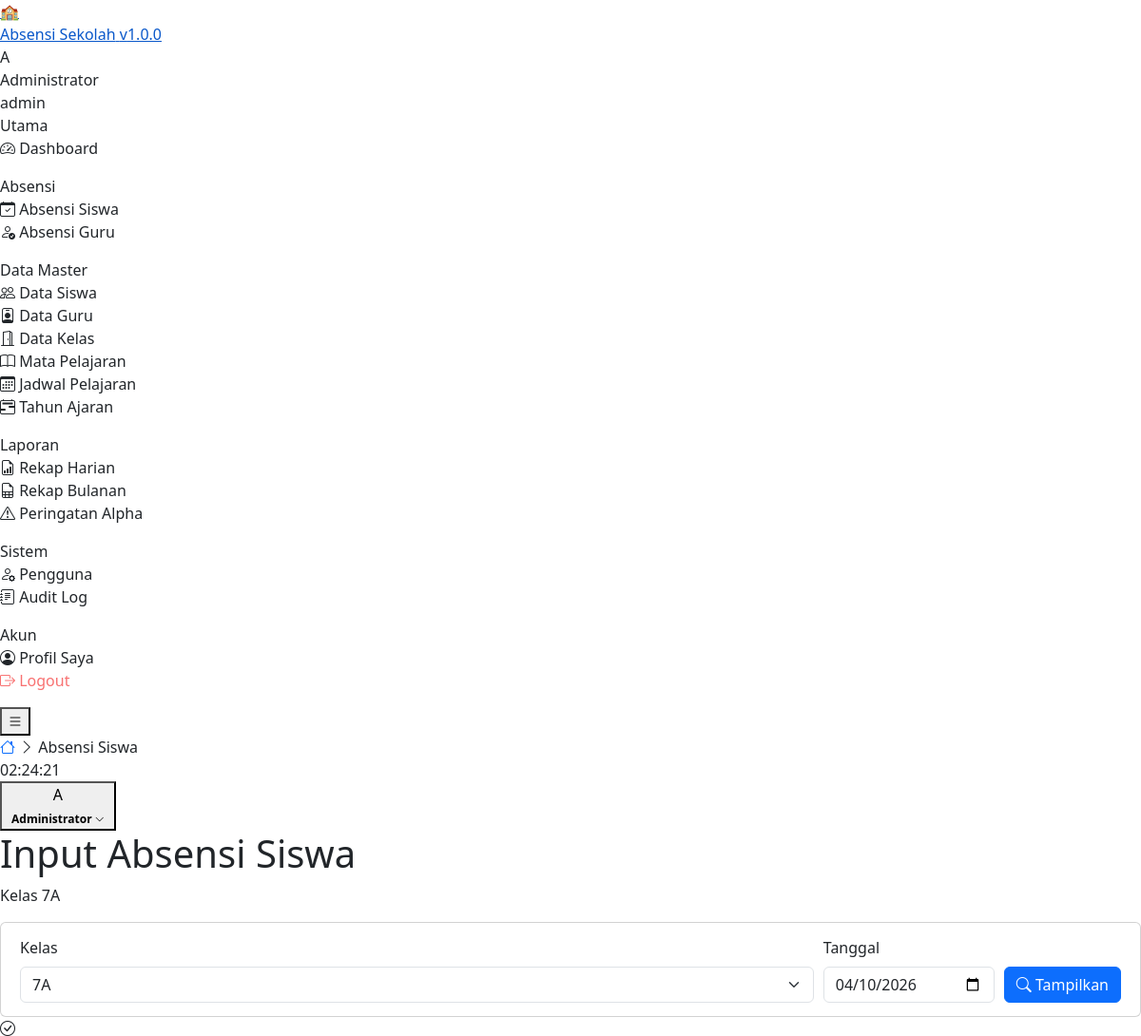
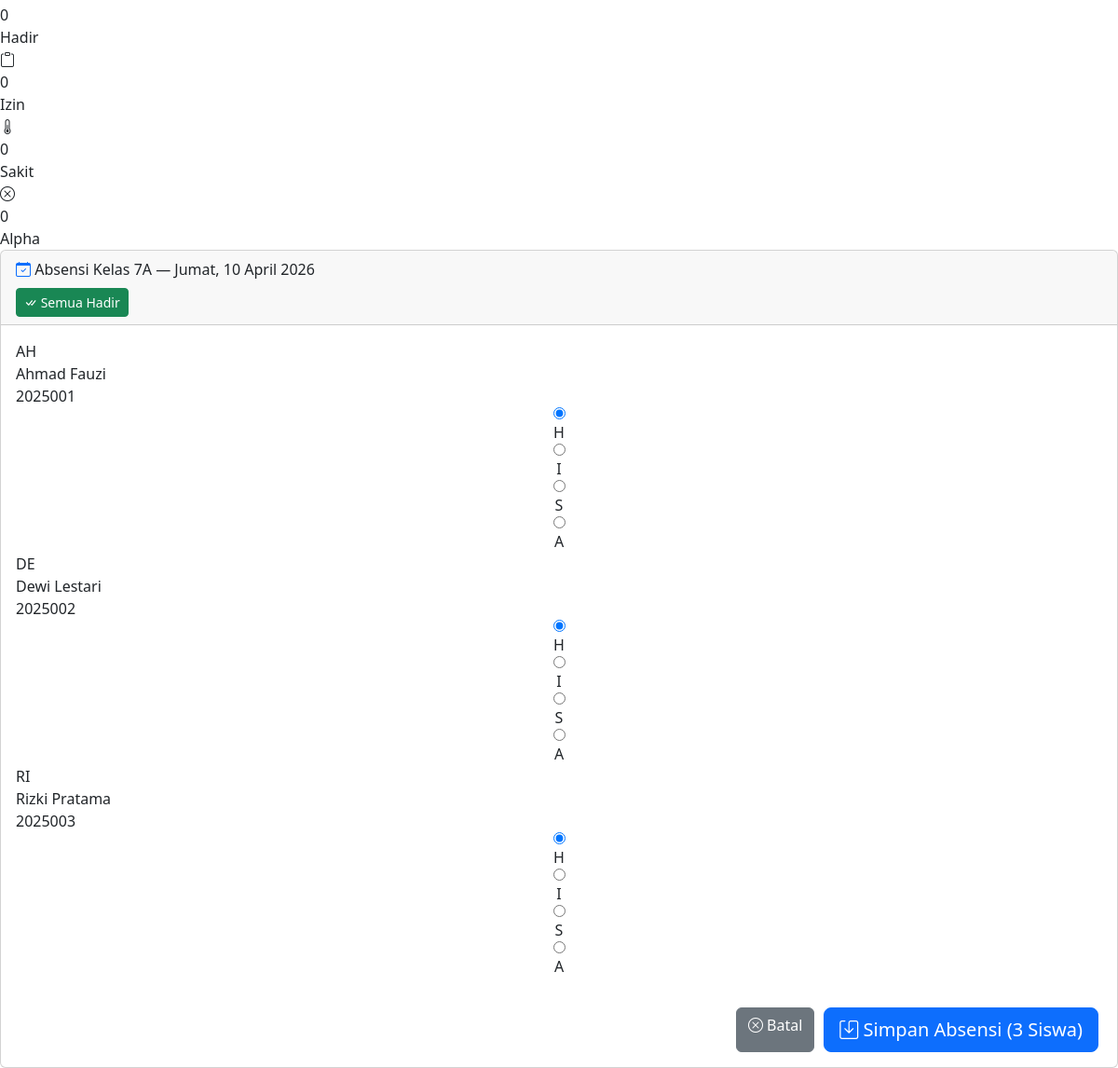
/admin/absensi_siswa.php (signed in), run on the app's committed database (2 pictures, top to bottom).
### tables this page shows
CREATE TABLE IF NOT EXISTS `kelas` (
  `id` INT AUTO_INCREMENT PRIMARY KEY,
  `nama_kelas` VARCHAR(30) NOT NULL,
  `tingkat` TINYINT NOT NULL COMMENT '7, 8, 9 untuk SMP atau 10, 11, 12 untuk SMA',
  `wali_kelas_id` INT DEFAULT NULL,
  `tahun_ajaran_id` INT NOT NULL,
  `keterangan` VARCHAR(100) DEFAULT NULL,
  `created_at` TIMESTAMP DEFAULT CURRENT_TIMESTAMP,
  FOREIGN KEY (`wali_kelas_id`) REFERENCES `guru`(`id`) ON DELETE SET NULL,
  FOREIGN KEY (`tahun_ajaran_id`) REFERENCES `tahun_ajaran`(`id`)
);

CREATE TABLE IF NOT EXISTS `siswa` (
  `id` INT AUTO_INCREMENT PRIMARY KEY,
  `user_id` INT DEFAULT NULL,
  `nis` VARCHAR(20) UNIQUE NOT NULL,
  `nama` VARCHAR(100) NOT NULL,
  `kelas_id` INT NOT NULL,
  `jenis_kelamin` ENUM('L','P') NOT NULL DEFAULT 'L',
  `tempat_lahir` VARCHAR(50) DEFAULT NULL,
  `tanggal_lahir` DATE DEFAULT NULL,
  `alamat` TEXT DEFAULT NULL,
  `telepon` VARCHAR(20) DEFAULT NULL,
  `nama_wali` VARCHAR(100) DEFAULT NULL,
  `telepon_wali` VARCHAR(20) DEFAULT NULL,
  `foto` VARCHAR(255) DEFAULT NULL,
  `aktif` TINYINT(1) NOT NULL DEFAULT 1,
  `created_at` TIMESTAMP DEFAULT CURRENT_TIMESTAMP,
  `updated_at` TIMESTAMP DEFAULT CURRENT_TIMESTAMP ON UPDATE CURRENT_TIMESTAMP,
  FOREIGN KEY (`user_id`) REFERENCES `users`(`id`) ON DELETE SET NULL,
  FOREIGN KEY (`kelas_id`) REFERENCES `kelas`(`id`)
);

### includes/auth.php (called while the page is built, shortened)
<?php
function isLoggedIn(): bool {
    return isset($_SESSION['user_id']) && !empty($_SESSION['user_id']);
}
function currentUser(): ?array {
    return [
        'id'       => $_SESSION['user_id'],
        'username' => $_SESSION['username'] ?? '',
        'nama'     => $_SESSION['nama'] ?? '',
        'role'     => $_SESSION['role'] ?? '',
        'foto'     => $_SESSION['foto'] ?? null,
    ];
}
function isAdmin(): bool {
    return ($_SESSION['role'] ?? '') === 'admin';
}

### includes/functions.php (called while the page is built, shortened)
<?php
function e($str): string {
    return htmlspecialchars($str, ENT_QUOTES, 'UTF-8');
}
function formatTanggal(string $date, string $format = 'd F Y'): string {
    $bulan = [
        1  => 'Januari', 2  => 'Februari', 3  => 'Maret',
        4  => 'April',   5  => 'Mei',       6  => 'Juni',
        7  => 'Juli',    8  => 'Agustus',   9  => 'September',
        10 => 'Oktober', 11 => 'November',  12 => 'Desember',
    ];
    $ts = strtotime($date);
    if ($format === 'd F Y') {
        return date('d', $ts) . ' ' . $bulan[(int)date('n', $ts)] . ' ' . date('Y', $ts);
    }
    return date($format, $ts);
}
function namaHari(string $date): string {
    $hari = ['Minggu','Senin','Selasa','Rabu','Kamis','Jumat','Sabtu'];
    return $hari[(int)date('w', strtotime($date))];
}
function clean($val): string {
    return trim(strip_tags((string)$val));
}
function cleanInt($val): int {
    return (int)filter_var($val, FILTER_SANITIZE_NUMBER_INT);
}

### admin/absensi_siswa.php (the view, shortened to what this page needs)
<?php
require_once __DIR__ . '/../includes/auth.php';
require_once __DIR__ . '/../includes/functions.php';
$activeMenu  = isAdmin() ? 'absensi_siswa' : 'absensi';
$breadcrumbs = [['label' => 'Absensi Siswa']];
$db    = getDB();
$today = date('Y-m-d');
$guruData = null;
if (isAdmin()) {
    $kelasList = $db->query("
        SELECT k.id, k.nama_kelas, k.tingkat, COALESCE(g.nama,'-') AS wali
        FROM kelas k LEFT JOIN guru g ON k.wali_kelas_id=g.id
        JOIN tahun_ajaran ta ON k.tahun_ajaran_id=ta.id AND ta.aktif=1
        ORDER BY k.tingkat, k.nama_kelas
    ")->fetchAll();
} else {
    $kelasList = $guruData ? getKelasByGuru($guruData['id']) : [];
}
$kelasId = cleanInt($_GET['kelas_id'] ?? ($kelasList[0]['id'] ?? 0));
$tanggal = clean($_GET['tanggal'] ?? $today);
$siswaList = [];
$existingAbsensi = [];
$kelasInfo = null;
if ($kelasId) {
    $ks = $db->prepare("SELECT k.*, COALESCE(g.nama,'-') AS wali FROM kelas k LEFT JOIN guru g ON k.wali_kelas_id=g.id WHERE k.id=?");
    $ks->execute([$kelasId]); $kelasInfo = $ks->fetch();
    $ss = $db->prepare("SELECT * FROM siswa WHERE kelas_id=? AND aktif=1 ORDER BY nama");
    $ss->execute([$kelasId]); $siswaList = $ss->fetchAll();
}
$rekapHariIni = ['H'=>0,'I'=>0,'S'=>0,'A'=>0];
include isAdmin() ? __DIR__ . '/../includes/header.php' : __DIR__ . '/../includes/header.php';
?>
<div class="page-header">
    <div>
        <h1 class="page-title">Input Absensi Siswa</h1>
        <p class="page-subtitle"><?= $kelasInfo ? 'Kelas ' . e($kelasInfo['nama_kelas']) : 'Pilih kelas terlebih dahulu' ?></p>
    </div>
</div>
<div class="card mb-16">
    <div class="card-body" style="padding:14px 20px;">
        <form method="GET" style="display:flex;gap:10px;flex-wrap:wrap;align-items:flex-end;">
            <div style="flex:1;min-width:160px;">
                <label class="form-label">Kelas</label>
                <select name="kelas_id" class="form-select" data-auto-submit>
                    <?php foreach ($kelasList as $k): ?>
                    <option value="<?= $k['id'] ?>" <?= $kelasId==$k['id']?'selected':'' ?>><?= e($k['nama_kelas']) ?></option>
                    <?php endforeach; ?>
                </select>
            </div>
            <div style="min-width:180px;">
                <label class="form-label">Tanggal</label>
                <input type="date" name="tanggal" class="form-control" value="<?= e($tanggal) ?>">
            </div>
            <button type="submit" class="btn btn-primary"><i class="bi bi-search"></i> Tampilkan</button>
        </form>
    </div>
</div>
<?php if ($kelasInfo && !empty($siswaList)): ?>
<div class="grid grid-4 mb-16">
    <?php
    $statItems = [['Hadir','H','success','check-circle'],['Izin','I','warning','clipboard'],['Sakit','S','info','thermometer-half'],['Alpha','A','danger','x-circle']];
    foreach ($statItems as [$lbl,$k,$color,$icon]):
    ?>
    <div class="stat-card <?= $color ?>">
        <div class="stat-icon <?= $color ?>"><i class="bi bi-<?= $icon ?>"></i></div>
        <div><div class="stat-value"><?= $rekapHariIni[$k] ?></div><div class="stat-label"><?= $lbl ?></div></div>
    </div>
    <?php endforeach; ?>
</div>
<form method="POST" id="formAbsensi">
    <div class="card mb-16">
        <div class="card-header">
            <div class="card-title">
                <i class="bi bi-calendar-check text-primary"></i>
                Absensi Kelas <?= e($kelasInfo['nama_kelas']) ?> — <?= namaHari($tanggal) ?>, <?= formatTanggal($tanggal) ?>
            </div>
            <div style="display:flex;gap:8px;">
                <button type="button" class="btn btn-sm btn-success" onclick="setAllStatus('H')">
                    <i class="bi bi-check-all"></i> Semua Hadir
                </button>
            </div>
        </div>
        <div class="card-body">
            <div class="absensi-grid">
                <?php foreach ($siswaList as $idx => $siswa):
                    $currentStatus = $existingAbsensi[$siswa['id']]['status'] ?? 'H';
                ?>
                <div class="absensi-student-card" id="card-<?= $siswa['id'] ?>">
                    <div class="avatar">
                        <?php if ($siswa['foto']): ?>
                            <img src="<?= APP_URL ?>/<?= e($siswa['foto']) ?>" alt="foto" style="width:100%;height:100%;object-fit:cover;border-radius:50%;">
                        <?php else: ?>
                            <?= strtoupper(substr($siswa['nama'],0,2)) ?>
                        <?php endif; ?>
                    </div>
                    <div class="absensi-info">
                        <div class="absensi-name"><?= e($siswa['nama']) ?></div>
                        <div class="absensi-nis"><?= e($siswa['nis']) ?></div>
                    </div>
                    <div class="absensi-radios">
                        <?php foreach (['H'=>'Hadir','I'=>'Izin','S'=>'Sakit','A'=>'Alpha'] as $val => $lbl): ?>
                        <div style="display:flex;flex-direction:column;align-items:center;gap:2px;">
                            <input type="radio" class="radio-status" id="r-<?= $siswa['id'] ?>-<?= $val ?>"
                                   name="absensi[<?= $siswa['id'] ?>]" value="<?= $val ?>"
                                   <?= $currentStatus===$val?'checked':'' ?>>
                            <label class="radio-label <?= $currentStatus===$val?'selected-'.$val:'' ?>" data-val="<?= $val ?>"
                                   for="r-<?= $siswa['id'] ?>-<?= $val ?>"
                                   data-tooltip="<?= $lbl ?>"
                                   onclick="handleStatus(<?= $siswa['id'] ?>,'<?= $val ?>')"><?= $val ?></label>
                        </div>
                        <?php endforeach; ?>
                    </div>
                </div>
                <?php endforeach; ?>
            </div>
        </div>
        <div style="padding:16px 20px;border-top:1px solid var(--border-color);display:flex;gap:10px;justify-content:flex-end;">
            <a href="<?= isAdmin() ? APP_URL.'/admin/dashboard.php' : APP_URL.'/guru/dashboard.php' ?>" class="btn btn-secondary">
                <i class="bi bi-x-circle"></i> Batal
            </a>
            <button type="submit" class="btn btn-primary btn-lg">
                <i class="bi bi-save"></i> Simpan Absensi (<?= count($siswaList) ?> Siswa)
            </button>
        </div>
    </div>
</form>
<?php else: ?>
<div class="alert alert-info"><i class="bi bi-info-circle-fill"></i><span>Pilih kelas untuk menampilkan daftar siswa.</span></div>
<?php endif; ?>
<?php include __DIR__ . '/../includes/footer.php'; ?>

### includes/header.php (shortened to what this page needs)
<!DOCTYPE html>
<html lang="id">
<head>
    <link href="https://cdn.jsdelivr.net/npm/bootstrap@5.3.3/dist/css/bootstrap.min.css" rel="stylesheet">
    <link href="https://cdn.jsdelivr.net/npm/bootstrap-icons@1.11.3/font/bootstrap-icons.min.css" rel="stylesheet">
    <link href="<?= APP_URL ?>/assets/css/style.css" rel="stylesheet">
</head>
<body>
<div class="app-wrapper">
<?php include __DIR__ . '/sidebar.php'; ?>
<div class="main-content">
    <header class="topbar">
        <div class="topbar-left">
            <button class="btn-sidebar-toggle" id="sidebarToggle" aria-label="Toggle Sidebar">
                <i class="bi bi-list"></i>
            </button>
            <nav class="breadcrumb-custom" aria-label="breadcrumb">
                <a href="<?= APP_URL ?>"><i class="bi bi-house"></i></a>
                <?php foreach ($breadcrumbs as $crumb): ?>
                    <span class="sep"><i class="bi bi-chevron-right fs-12"></i></span>
                    <?php if (!empty($crumb['url'])): ?>
                        <a href="<?= e($crumb['url']) ?>"><?= e($crumb['label']) ?></a>
                    <?php else: ?>
                        <span><?= e($crumb['label']) ?></span>
                    <?php endif; ?>
                <?php endforeach; ?>
            </nav>
        </div>
        <div class="topbar-right">
            <span class="topbar-time" id="liveClock"></span>
            <?php if ($user): ?>
            <div class="dropdown">
                <button class="topbar-btn" style="width:auto;padding:0 10px;gap:8px;" data-bs-toggle="dropdown" id="userDropdown" aria-expanded="false">
                    <div class="avatar avatar-sm">
                        <?php if ($user['foto']): ?>
                            <img src="<?= APP_URL ?>/<?= e($user['foto']) ?>" alt="foto">
                        <?php else: ?>
                            <?= e($initials) ?>
                        <?php endif; ?>
                    </div>
                    <span style="font-size:12px;font-weight:600;color:var(--text-primary);">
                        <?= e(explode(' ', $user['nama'])[0]) ?>
                    </span>
                    <i class="bi bi-chevron-down" style="font-size:10px;color:var(--text-muted);"></i>
                </button>
            </div>
            <?php endif; ?>
        </div>
    </header>
    <main class="page-content animate-fade-in">

### includes/sidebar.php (shortened to what this page needs)
<?php
$role = $_SESSION['role'] ?? '';
$user = currentUser();
$words    = explode(' ', $user['nama'] ?? 'U');
$initials = strtoupper(substr($words[0], 0, 1) . (isset($words[1]) ? substr($words[1], 0, 1) : ''));
function navLink(string $href, string $icon, string $label, string $activeMenu, string $key, string $badge = ''): string {
    $active = ($activeMenu === $key) ? ' active' : '';
    $b = $badge ? '<span class="nav-badge">' . $badge . '</span>' : '';
    return '<li class="nav-item">
        <a class="nav-link' . $active . '" href="' . $href . '">
            <i class="bi bi-' . $icon . '"></i>
            <span>' . $label . '</span>' . $b . '
        </a>
    </li>';
}
?>
<nav class="sidebar" id="sidebar">
    <a class="sidebar-brand" href="<?= APP_URL ?>">
        <div class="sidebar-brand-icon">🏫</div>
        <div class="sidebar-brand-text">
            <span class="sidebar-brand-name"><?= APP_NAME ?></span>
            <span class="sidebar-brand-sub">v<?= APP_VERSION ?></span>
        </div>
    </a>
    <div class="sidebar-user">
        <div class="sidebar-avatar">
            <?php if (!empty($user['foto'])): ?>
                <img src="<?= APP_URL ?>/<?= e($user['foto']) ?>" alt="avatar">
            <?php else: ?>
                <?= e($initials) ?>
            <?php endif; ?>
        </div>
        <div class="sidebar-user-info">
            <div class="sidebar-user-name" title="<?= e($user['nama']) ?>"><?= e($user['nama']) ?></div>
            <div class="sidebar-user-role"><?= e($role) ?></div>
        </div>
    </div>
    <div class="sidebar-nav">
        <?php if ($role === 'admin'): ?>
        <div class="nav-section-label">Utama</div>
        <ul class="nav-item" style="list-style:none;padding:0;">
            <?= navLink(APP_URL.'/admin/dashboard.php', 'speedometer2', 'Dashboard', $activeMenu, 'dashboard') ?>
        </ul>
        <div class="nav-section-label">Absensi</div>
        <ul style="list-style:none;padding:0;">
            <?= navLink(APP_URL.'/admin/absensi_siswa.php', 'calendar-check', 'Absensi Siswa', $activeMenu, 'absensi_siswa') ?>
            <?= navLink(APP_URL.'/admin/absensi_guru.php', 'person-check', 'Absensi Guru', $activeMenu, 'absensi_guru') ?>
        </ul>
        <div class="nav-section-label">Data Master</div>
        <ul style="list-style:none;padding:0;">
            <?= navLink(APP_URL.'/admin/siswa/', 'people', 'Data Siswa', $activeMenu, 'siswa') ?>
            <?= navLink(APP_URL.'/admin/guru/', 'person-badge', 'Data Guru', $activeMenu, 'guru') ?>
            <?= navLink(APP_URL.'/admin/kelas/', 'door-open', 'Data Kelas', $activeMenu, 'kelas') ?>
            <?= navLink(APP_URL.'/admin/mapel/', 'book', 'Mata Pelajaran', $activeMenu, 'mapel') ?>
            <?= navLink(APP_URL.'/admin/jadwal/', 'calendar3', 'Jadwal Pelajaran', $activeMenu, 'jadwal') ?>
            <?= navLink(APP_URL.'/admin/tahun_ajaran/', 'calendar2-range', 'Tahun Ajaran', $activeMenu, 'tahun_ajaran') ?>
        </ul>
        <div class="nav-section-label">Laporan</div>
        <ul style="list-style:none;padding:0;">
            <?= navLink(APP_URL.'/laporan/rekap_harian.php', 'file-earmark-bar-graph', 'Rekap Harian', $activeMenu, 'rekap_harian') ?>
            <?= navLink(APP_URL.'/laporan/rekap_bulanan.php', 'file-earmark-spreadsheet', 'Rekap Bulanan', $activeMenu, 'rekap_bulanan') ?>
            <?= navLink(APP_URL.'/laporan/alpha_warning.php', 'exclamation-triangle', 'Peringatan Alpha', $activeMenu, 'alpha_warning') ?>
        </ul>
        <div class="nav-section-label">Sistem</div>
        <ul style="list-style:none;padding:0;">
            <?= navLink(APP_URL.'/admin/users/', 'person-gear', 'Pengguna', $activeMenu, 'users') ?>
            <?= navLink(APP_URL.'/admin/audit_log.php', 'journal-text', 'Audit Log', $activeMenu, 'audit_log') ?>
        </ul>
        <?php endif; ?>
        <div class="nav-section-label">Akun</div>
        <ul style="list-style:none;padding:0;">
            <?= navLink(APP_URL.'/profile.php', 'person-circle', 'Profil Saya', $activeMenu, 'profile') ?>
            <li class="nav-item">
                <a class="nav-link" href="<?= APP_URL ?>/logout.php"
                   onclick="return confirm('Yakin ingin logout?')"
                   style="color:#f87171;">
                    <i class="bi bi-box-arrow-right"></i>
                    <span>Logout</span>
                </a>
            </li>
        </ul>
    </div>
</nav>

### includes/footer.php (shortened to what this page needs)
    </main>
</div>
</div>
</body>
</html>

### data on the page
kelas: nama_kelas "7A"
siswa: nama "AH", nama "Ahmad Fauzi", nis "2025001", id "☑ H", val "H", id "☐ I", val "I", id "☐ S", val "S", id "☐ A", val "A"
siswa: nama "DE", nama "Dewi Lestari", nis "2025002", id "☑ H", val "H", id "☐ I", val "I", id "☐ S", val "S", id "☐ A", val "A"
siswa: nama "RI", nama "Rizki Pratama", nis "2025003", id "☑ H", val "H", id "☐ I", val "I", id "☐ S", val "S", id "☐ A", val "A"

### other printed values
APP_NAME "Absensi Sekolah"
APP_VERSION "1.0.0"
$initials "A"
$user['nama'] "Administrator"
$role "admin"
$label "Dashboard Absensi Siswa Absensi Guru Data Siswa Data Guru Data Kelas Mata Pelajaran Jadwal Pelajaran Tahun Ajaran Rekap Harian Rekap Bulanan Peringatan Alpha Pengguna Audit Log Profil Saya"
$crumb['label'] "Absensi Siswa"
explode(' ', $user['nama'])[0] "Administrator"
$rekapHariIni[$k] "0"
$lbl "Hadir"
$lbl "Izin"
$lbl "Sakit"
$lbl "Alpha"
namaHari($tanggal) "Jumat"
formatTanggal($tanggal) "10 April 2026"
